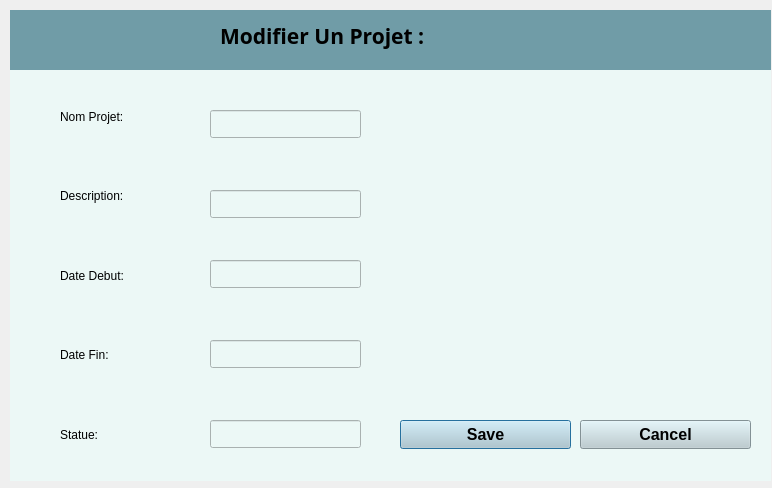
<?xml version="1.0" encoding="UTF-8"?>
<ui version="4.0">
 <class>widget_6</class>
 <widget class="QDialog" name="widget_6">
  <property name="geometry">
   <rect>
    <x>0</x>
    <y>0</y>
    <width>772</width>
    <height>488</height>
   </rect>
  </property>
  <property name="windowTitle">
   <string>Dialog</string>
  </property>
  <widget class="QWidget" name="widget" native="true">
   <property name="geometry">
    <rect>
     <x>0</x>
     <y>10</y>
     <width>771</width>
     <height>521</height>
    </rect>
   </property>
   <widget class="QWidget" name="widget_2" native="true">
    <property name="geometry">
     <rect>
      <x>10</x>
      <y>0</y>
      <width>761</width>
      <height>61</height>
     </rect>
    </property>
    <property name="styleSheet">
     <string notr="true">background-color:#709CA7;</string>
    </property>
    <widget class="QLabel" name="label">
     <property name="geometry">
      <rect>
       <x>210</x>
       <y>10</y>
       <width>321</width>
       <height>31</height>
      </rect>
     </property>
     <property name="font">
      <font>
       <family>Yu Gothic</family>
       <pointsize>16</pointsize>
       <bold>true</bold>
      </font>
     </property>
     <property name="styleSheet">
      <string notr="true">color:black;
</string>
     </property>
     <property name="text">
      <string>Modifier Un Projet :</string>
     </property>
    </widget>
   </widget>
   <widget class="QWidget" name="widget_3" native="true">
    <property name="geometry">
     <rect>
      <x>10</x>
      <y>60</y>
      <width>761</width>
      <height>411</height>
     </rect>
    </property>
    <property name="styleSheet">
     <string notr="true">background-color:#ECF8F6;
color: rgb(0, 0, 0);</string>
    </property>
    <widget class="QWidget" name="widget_4" native="true">
     <property name="geometry">
      <rect>
       <x>10</x>
       <y>0</y>
       <width>171</width>
       <height>411</height>
      </rect>
     </property>
     <property name="styleSheet">
      <string notr="true"/>
     </property>
     <widget class="QWidget" name="widget_8" native="true">
      <property name="geometry">
       <rect>
        <x>40</x>
        <y>10</y>
        <width>121</width>
        <height>391</height>
       </rect>
      </property>
      <property name="styleSheet">
       <string notr="true">border:none;</string>
      </property>
      <layout class="QVBoxLayout" name="verticalLayout">
       <item>
        <widget class="QLabel" name="label_28">
         <property name="styleSheet">
          <string notr="true">color:black;</string>
         </property>
         <property name="text">
          <string>Nom Projet:</string>
         </property>
        </widget>
       </item>
       <item>
        <widget class="QLabel" name="label_29">
         <property name="styleSheet">
          <string notr="true">color:black;</string>
         </property>
         <property name="text">
          <string>Description:</string>
         </property>
        </widget>
       </item>
       <item>
        <widget class="QLabel" name="label_30">
         <property name="styleSheet">
          <string notr="true">color:black;</string>
         </property>
         <property name="text">
          <string>Date Debut:</string>
         </property>
        </widget>
       </item>
       <item>
        <widget class="QLabel" name="label_31">
         <property name="styleSheet">
          <string notr="true">color:black;</string>
         </property>
         <property name="text">
          <string>Date Fin:</string>
         </property>
        </widget>
       </item>
       <item>
        <widget class="QLabel" name="label_32">
         <property name="styleSheet">
          <string notr="true">color:black;</string>
         </property>
         <property name="text">
          <string>Statue:</string>
         </property>
        </widget>
       </item>
      </layout>
     </widget>
    </widget>
    <widget class="QLineEdit" name="lineEdit_nom">
     <property name="geometry">
      <rect>
       <x>200</x>
       <y>40</y>
       <width>151</width>
       <height>28</height>
      </rect>
     </property>
    </widget>
    <widget class="QLineEdit" name="lineEdit_Des">
     <property name="geometry">
      <rect>
       <x>200</x>
       <y>120</y>
       <width>151</width>
       <height>28</height>
      </rect>
     </property>
    </widget>
    <widget class="QLineEdit" name="lineEdit_Deb">
     <property name="geometry">
      <rect>
       <x>200</x>
       <y>190</y>
       <width>151</width>
       <height>28</height>
      </rect>
     </property>
    </widget>
    <widget class="QLineEdit" name="lineEdit_Fin">
     <property name="geometry">
      <rect>
       <x>200</x>
       <y>270</y>
       <width>151</width>
       <height>28</height>
      </rect>
     </property>
    </widget>
    <widget class="QLineEdit" name="lineEdit_Stat">
     <property name="geometry">
      <rect>
       <x>200</x>
       <y>350</y>
       <width>151</width>
       <height>28</height>
      </rect>
     </property>
    </widget>
    <widget class="QPushButton" name="saveButton">
     <property name="geometry">
      <rect>
       <x>390</x>
       <y>350</y>
       <width>171</width>
       <height>29</height>
      </rect>
     </property>
     <property name="font">
      <font>
       <pointsize>12</pointsize>
       <bold>true</bold>
      </font>
     </property>
     <property name="styleSheet">
      <string notr="true">background-color:#B8CBD0</string>
     </property>
     <property name="text">
      <string>Save</string>
     </property>
    </widget>
    <widget class="QPushButton" name="cancelButton">
     <property name="geometry">
      <rect>
       <x>570</x>
       <y>350</y>
       <width>171</width>
       <height>29</height>
      </rect>
     </property>
     <property name="font">
      <font>
       <pointsize>12</pointsize>
       <bold>true</bold>
      </font>
     </property>
     <property name="styleSheet">
      <string notr="true">background-color:#B8CBD0</string>
     </property>
     <property name="text">
      <string>Cancel</string>
     </property>
    </widget>
   </widget>
  </widget>
 </widget>
 <resources/>
 <connections/>
</ui>
